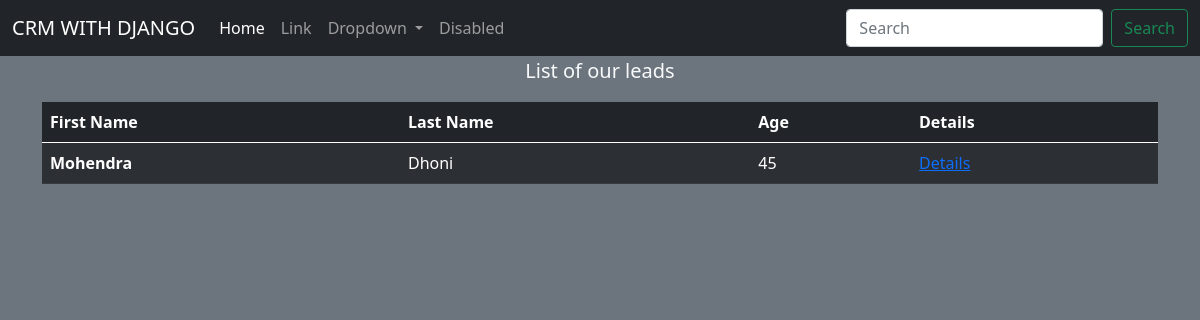
Page /leads/ on the earlier database version.
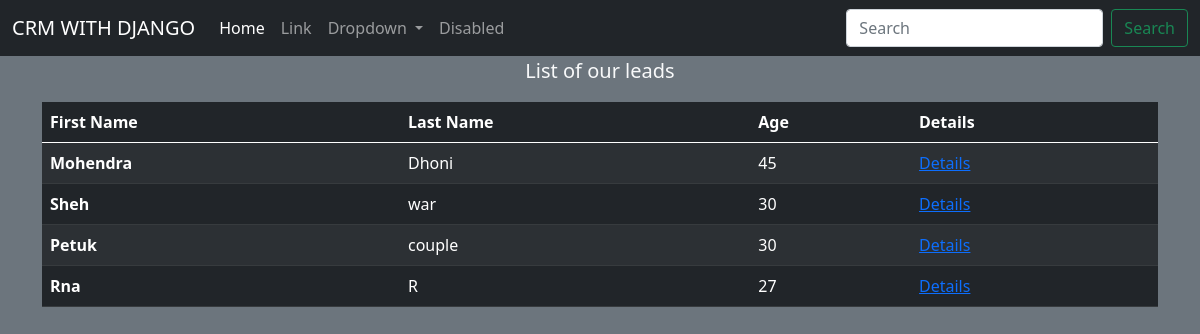
Same page on the later database version.
### leads/models.py (models this page shows, shortened)
class Lead(models.Model):
    first_name = models.CharField(max_length=20)
    last_name = models.CharField(max_length=20)
    age = models.IntegerField(default=0)
    agent = models.ForeignKey("Agent",on_delete=models.CASCADE)

### leads/views.py (the view)
# urls.py: path('' ,views.lead_list,name="home"),
def lead_list(request):
    leads = Lead.objects.all()
    context ={
        'leads':leads
    }
    return render(request,"leads/lead_list.html",context)

### leads/templates/leads/lead_list.html (shortened to what this page needs)
{% extends 'leads/layouts.html' %}
{% block content %}
    <div class="container">
        <figure class="text-center">
            <blockquote class="blockquote">
                <p  class="text-light">List of our leads</p>
            </blockquote>
        </figure>
        <table class="table table-dark table-striped">
        <thead>
        <tr>
            <th scope="col">First Name </th>
            <th scope="col">Last Name </th>
            <th scope="col">Age</th>
            <th scope="col">Details</th>
        </tr>
        </thead>
        <tbody>
            {% for lead in leads %}
                <tr>
                    <th>{{lead.first_name}}</th>
                    <td>{{lead.last_name}}</td>
                    <td>{{lead.age}}</td>
                    <td><a href="/leads/{{lead.pk}}">Details</a></td>
                </tr>
            {% endfor %}
        </tbody>
        </table>
    </div>
{% endblock content %}

Differences in the rows shown:
added Lead: first_name "Sheh", last_name "war", age "30"
added Lead: first_name "Petuk", last_name "couple", age "30"
added Lead: first_name "Rna", last_name "R", age "27"
